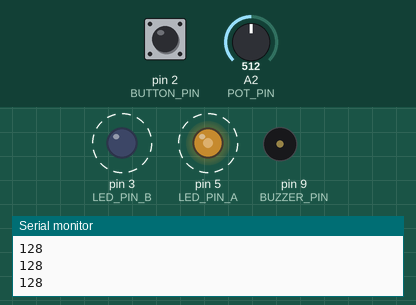
A sketch run on a simulated Arduino Uno, built with avr-gcc and run on an emulated ATmega328P. Shown: output pins drawn as LEDs (lit = HIGH), buzzer (waves = sounding), the last lines printed to the serial monitor. Dashed ring = blinking. Inputs (shaded band) come from the test bench; at power-on: A2 (POT_PIN) = 512, pin 2 (BUTTON_PIN) LOW.

Above: at 1.12 s.
1.3 s: A2 (POT_PIN) set to 900
4.3 s: A2 (POT_PIN) set to 1023
At 5.8 s:
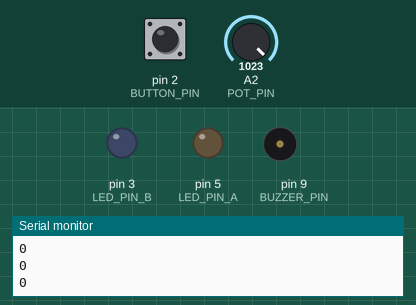
6.1 s: pin 2 (BUTTON_PIN) pulled HIGH for 1 s
At 7.1 s:
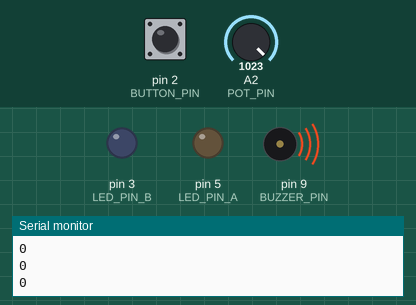
8.8 s: A2 (POT_PIN) set to 306
At 9.6 s:
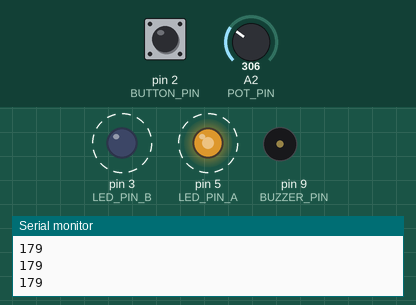
11.8 s: pin 2 (BUTTON_PIN) pulled HIGH for 3.2 s
At 12.6 s:
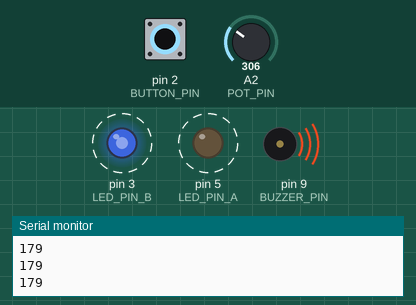
16.5 s: A2 (POT_PIN) set to 122
At 17.9 s:
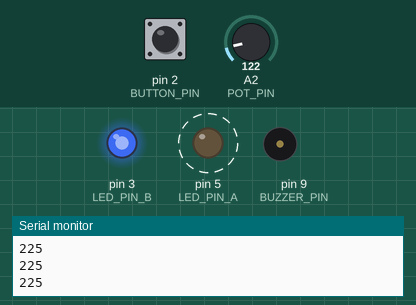
Timing chart, 0 to 19.3 s (numbered marks = the images above; inputs shaded):
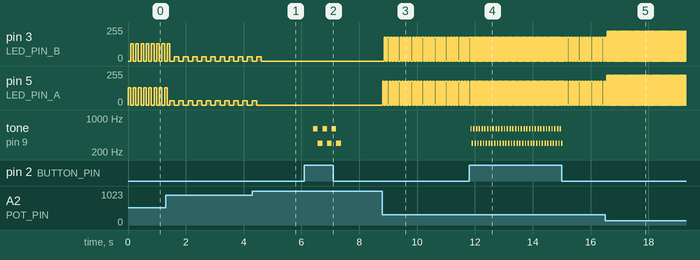

Measured:
- after the input at 4.3 s, pin 3 (LED_PIN_B): goes on until 4.6 s, then stays 0/255; pin 5 (LED_PIN_A): goes on until 4.4 s, then stays 0/255
- after the input at 6.1 s, tone on pin 9 (BUZZER_PIN): silent → 600 Hz after 0.31 s, then repeats every 0.32 s: 300 Hz 0.16 s, 600 Hz 0.16 s, until it stays silent from 7.4 s
- after the input at 8.8 s, pin 3 (LED_PIN_B): alternates 179/255 for 0.05 s and 0/255 for 0.05 s, starting after 0.07 s; pin 5 (LED_PIN_A): alternates 179/255 for 0.05 s and 0/255 for 0.05 s, starting at once
- after the input at 11.8 s, pin 3 (LED_PIN_B), pin 5 (LED_PIN_A): alternates 179/255 for 0.02 s and 0/255 for 0.02 s, starting after 0.10 s; tone on pin 9 (BUZZER_PIN): silent → 600 Hz after 0.05 s, then repeats every 0.10 s: 300 Hz 0.05 s, 600 Hz 0.05 s, until it stays silent from 15.0 s
- after the input at 16.5 s, pin 5 (LED_PIN_A): alternates 225/255 for 0.02 s and 0/255 for 0.02 s, starting after 0.06 s
- by itself, pin 3 (LED_PIN_B): repeats every 0.32 s: 0/255 0.16 s, 31/255 0.16 s
- by itself, pin 5 (LED_PIN_A): repeats every 0.32 s: 31/255 0.16 s, 0/255 0.16 s

The sketch:

Police_weewoo_button_sound.ino
```cpp
#include <math.h>

#define LED_PIN_A 5
#define LED_PIN_B 3
#define BUZZER_PIN 9
#define BUTTON_PIN 2
#define POT_PIN 2
#define PI 3.1415926535897932384626433832795

const int blinkDelayNormal = 180;
const int blinkDelayFast = 80;

int buttonState = 0;
float potVal = 0;

void setup() {
  pinMode(LED_PIN_A, OUTPUT);
  pinMode(LED_PIN_B, OUTPUT);
  pinMode(BUZZER_PIN, OUTPUT);
  pinMode(BUTTON_PIN, INPUT);
  Serial.begin(9600);
}

void loop() {
  buttonState = digitalRead(BUTTON_PIN);
  potVal = analogRead(POT_PIN) / 1024.;
  if (buttonState == HIGH) {
    tone(BUZZER_PIN, 600, 250);
    blink(blinkDelayFast);
    tone(BUZZER_PIN, 300, 250);
    blink(blinkDelayFast);
  } else {
    noTone(BUZZER_PIN);
    blink(blinkDelayNormal);
  }
}

void blink(int blinkDelay) {
//  int intensity = sin(millis() % PI);
//  Serial.println(intensity);
//  digitalWrite(LED_PIN_A, HIGH);
  int delayMs = round(blinkDelay * potVal);
  int intensity = 256 - round(256. * potVal);
  Serial.println(intensity);
  analogWrite(LED_PIN_A, intensity);
  analogWrite(LED_PIN_B, LOW);
  delay(delayMs);
  analogWrite(LED_PIN_A, LOW);
//  digitalWrite(LED_PIN_B, HIGH);
  analogWrite(LED_PIN_B, intensity);
  delay(delayMs);
}
```
